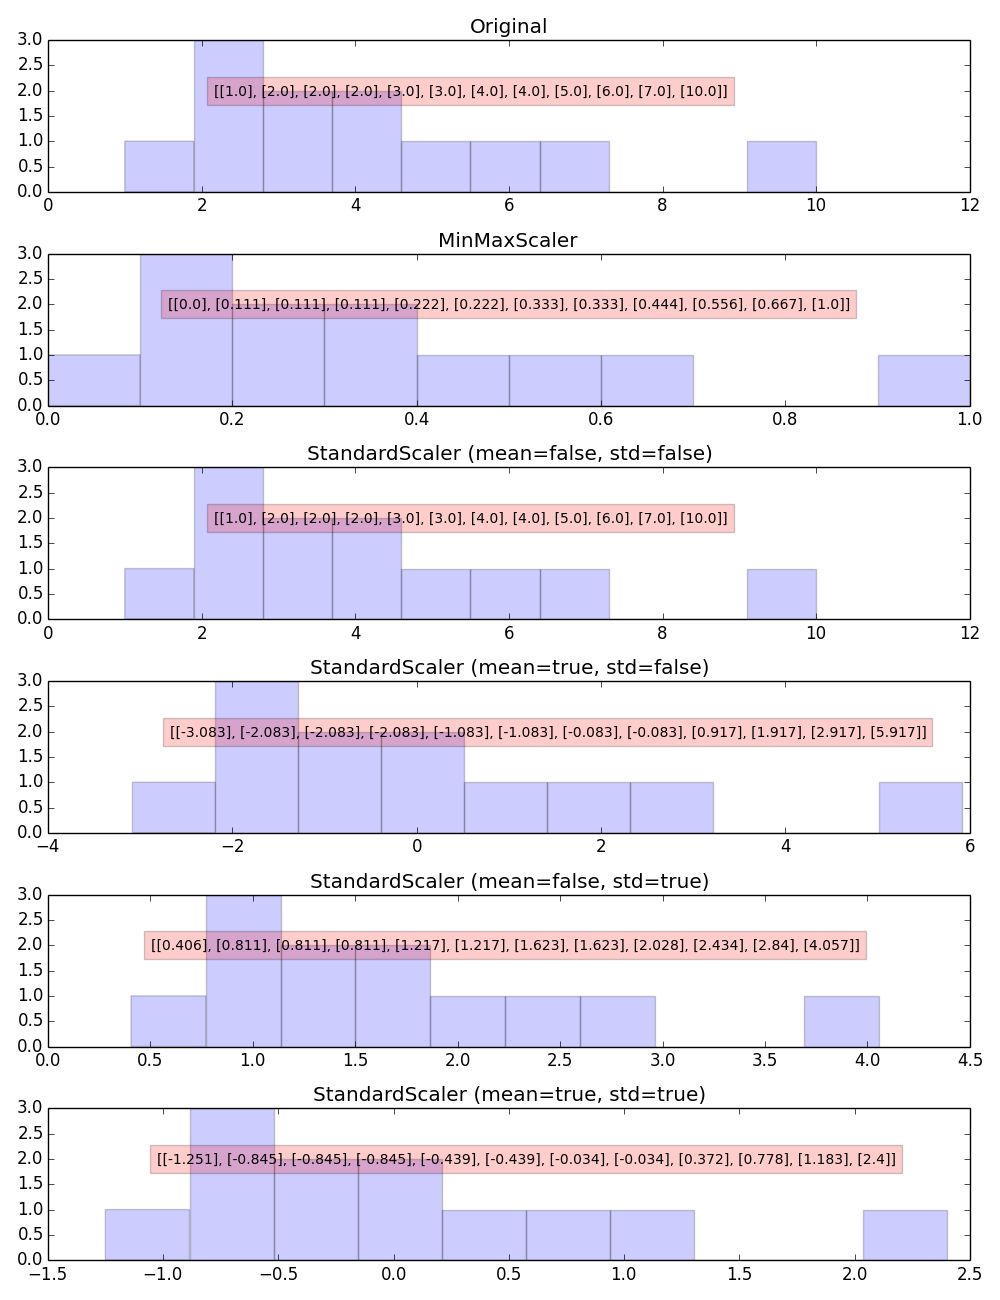

Recreate this plot in Python.
# coding: utf-8

import matplotlib
matplotlib.use('Agg')
import matplotlib.pyplot as plt
from sklearn import preprocessing
import numpy as np

data = np.array([1., 2., 2., 2., 3., 3., 4., 4., 5., 6., 7., 10.]).reshape([-1,1])

scalers = [
    { 'scaler' : None, \
	  'title' : 'Original' },
    { 'scaler' : preprocessing.MinMaxScaler(), \
      'title' : 'MinMaxScaler' },
    { 'scaler' : preprocessing.StandardScaler(with_mean=False, with_std=False), \
      'title' : 'StandardScaler (mean=false, std=false)' },
    { 'scaler' : preprocessing.StandardScaler(with_mean=True, with_std=False), \
      'title' : 'StandardScaler (mean=true, std=false)' },
    { 'scaler' : preprocessing.StandardScaler(with_mean=False, with_std=True), \
      'title' : 'StandardScaler (mean=false, std=true)' },
    { 'scaler' : preprocessing.StandardScaler(with_mean=True, with_std=True), \
      'title' : 'StandardScaler (mean=true, std=true)' }
]
n_scalers = len(scalers)

def draw_plot(subplot, scaler, title, data):
    plt.subplot(subplot[0], subplot[1], subplot[2])
    plt.title(title)
    plt.hist(data, alpha=0.2)
    text_x = min(data) + ( ( max(data) - min(data) ) / 2.0 )
    text_y = 2
    text = str( np.round(data, 3).tolist() )
    plt.text(text_x, text_y, text, ha='center', va='center', size='small', \
            bbox={'facecolor':'red', 'alpha':0.5, 'pad':10, 'alpha':0.2})

plt.figure(figsize=(10, 13))
for i in range(n_scalers):
    subplot = (n_scalers, 1, i+1)
    scaler = scalers[i]['scaler']
    title = scalers[i]['title']
    if scaler:
        transformed_data = scaler.fit_transform(data)
    else:
        transformed_data = data
    draw_plot(subplot, scaler, title, transformed_data)
plt.tight_layout()
plt.savefig('scaler.png')

